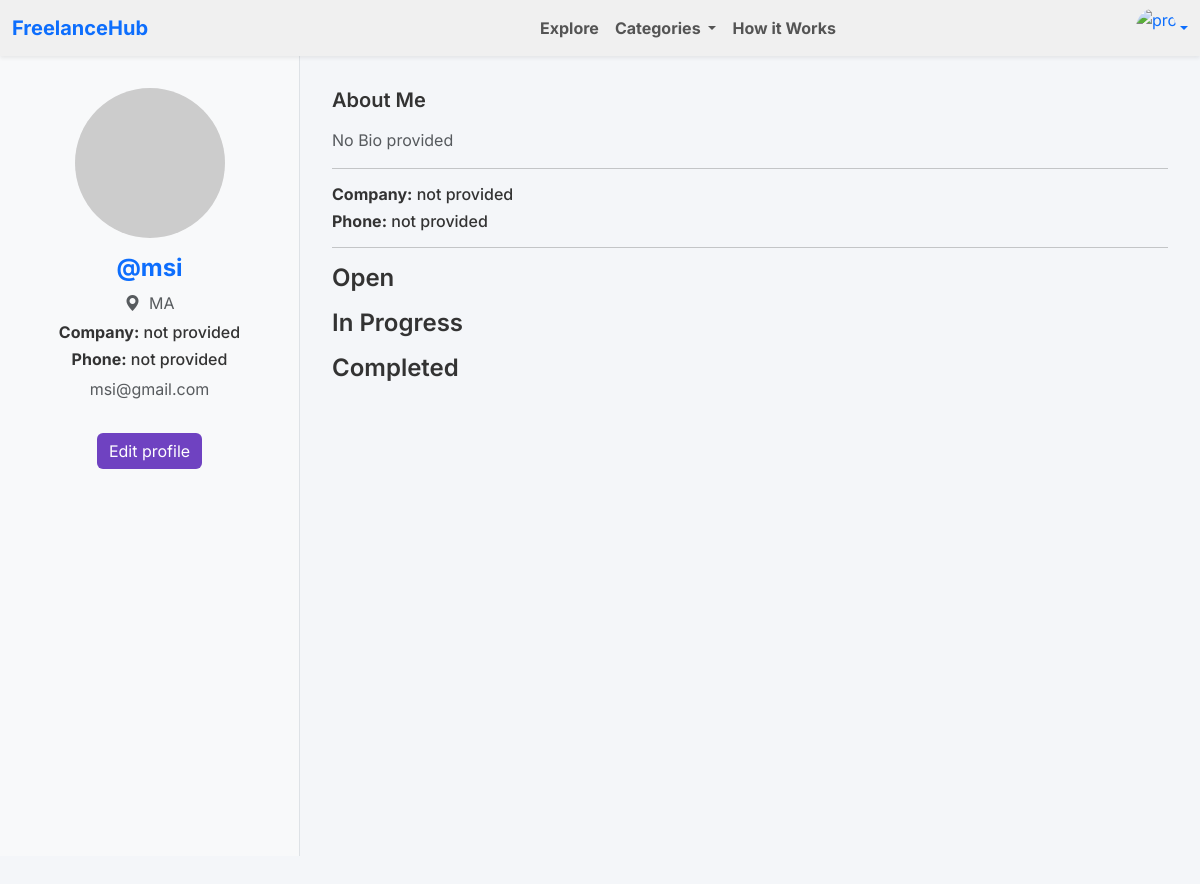
The app's page /client/profile/ (signed in), older data.
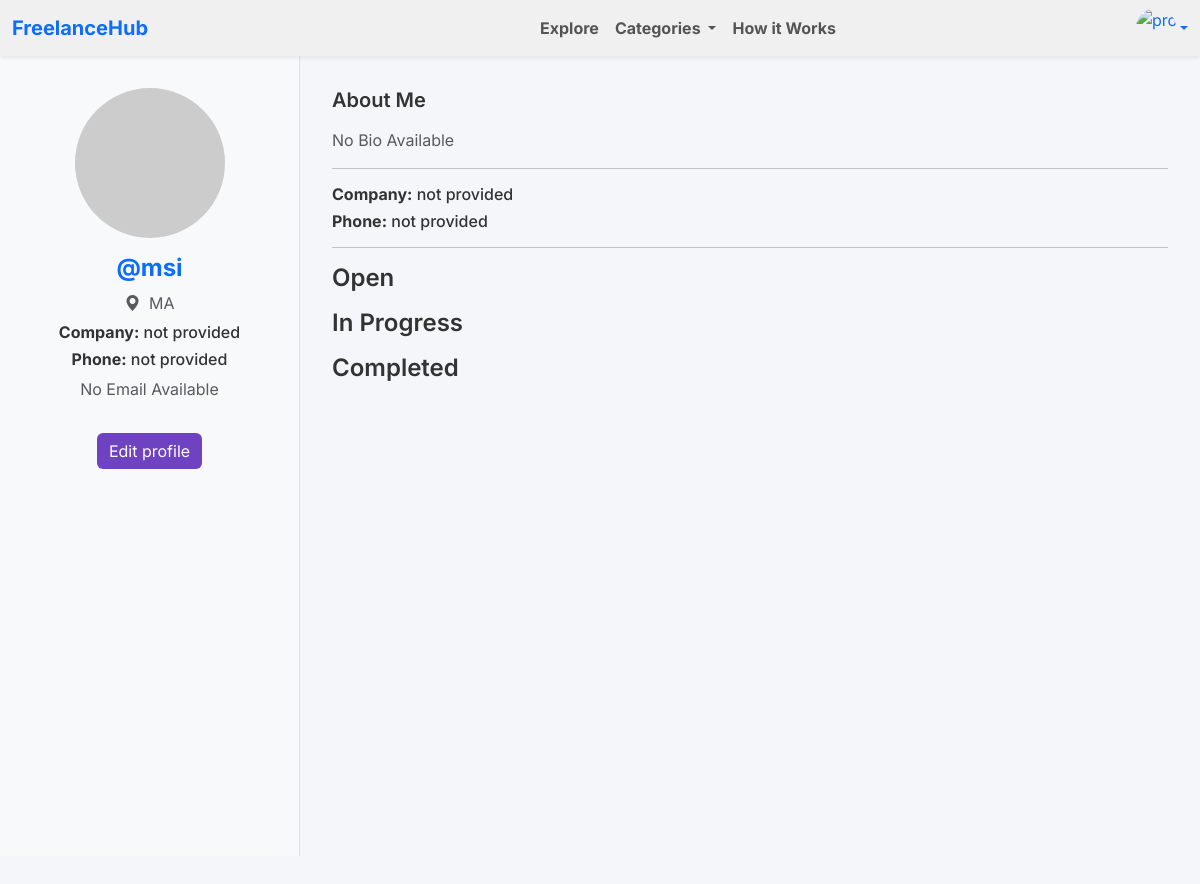
The same page, newer data.
### client/models.py (models this page shows)
class Client(models.Model):
    user = models.OneToOneField(User, on_delete=models.CASCADE)
    pfp = models.ImageField(upload_to='uploads/', default='uploads/default.jpg')
    company_name = models.CharField(max_length=255, default='not provided')
    phone_number = models.CharField(max_length=15, default='not provided')
    country = CountryField(default='MA',blank=True, null=True)
    bio = models.TextField(blank=True, default='No Bio provided')
    email = models.EmailField(blank=True, default='No Email provided', null=True)

### client/views.py (the view)
# urls.py: path('profile/', views.profileC, name='profile'),
@login_required
def profileC(request):
    clientinfo = get_object_or_404(Client, user=request.user)
    mission_open = Mission.objects.filter(client=clientinfo, status='open')
    mission_progress = Mission.objects.filter(client=clientinfo, status='in_progress')
    mission_complete = Mission.objects.filter(client=clientinfo, status='completed')
    return render(request, 'client/profileC.html',
                  {'clientinfo': clientinfo,
                   'mission_open': mission_open, 'mission_complete': mission_complete,
                   'mission_progress': mission_progress})

### client/templates/client/profileC.html (shortened to what this page needs)
{% extends 'main.html' %}
{% block nav %}
    {% include "navbar.html" with logged_in=True %}
{% endblock %}
{% block content %}
    <div class="full-page">
        <div class="left-panel text-center">
            <img src="https://placehold.co/150x150" alt="Profile Image"
                 class="rounded-circle mb-3" style="width: 150px; height: 150px;">
            <h4 class=" fw-bold text-primary">@{{ clientinfo.user.username|default:user.username }}</h4>
            <div class="mb-2 text-muted">
                <i class="bi bi-geo-alt-fill me-1"></i>
                {{ clientinfo.country|default:"Unknown Location" }}
            </div>
            <h6><strong>Company:</strong> {{ clientinfo.company_name }}</h6>
            <h6><strong>Phone:</strong> {{ clientinfo.phone_number }}</h6>
            <p class="text-muted">{{ clientinfo.email }}</p>
            <a class="btn btn-primary mt-3" data-bs-toggle="offcanvas" href="#offcanvasExample" role="button"
               aria-controls="offcanvasExample">
                Edit profile
            </a>
        </div>
        <div class="right-panel">
            <h5 class="mb-3">About Me</h5>
            <p class="text-muted">
                {{ clientinfo.bio|default:"No bio provided." }}
            </p>
            <hr>
            <h6><strong>Company:</strong> {{ clientinfo.company_name }}</h6>
            <h6><strong>Phone:</strong> {{ clientinfo.phone_number }}</h6>
            <hr>
            <h4 class="mb-3">Open</h4>
            <h4 class="mb-3">In Progress</h4>
            <div class="mb-5">
                <h4 class="mb-3">Completed</h4>
            </div>
        </div>
    </div>
{% endblock content %}

### templates/main.html (shortened to what this page needs)
<!DOCTYPE html>
<html lang="en">
<head>
    <link href="https://cdn.jsdelivr.net/npm/bootstrap@5.3.0/dist/css/bootstrap.min.css" rel="stylesheet">
    <link rel="stylesheet" href="https://cdn.jsdelivr.net/npm/bootstrap-icons@1.10.5/font/bootstrap-icons.css">
</head>
<body>
{% block nav %}{% endblock %}
<main>
    {% block content %}{% endblock %}
</main>
</body>
</html>

### templates/navbar.html (shortened to what this page needs)
<nav class="navbar navbar-expand-lg navbar-light bg-light shadow-sm position-sticky top-0" style="z-index: 1030;">
    <div class="container-fluid">
        <a class="navbar-brand fw-bold text-primary" href="{% url 'home' %}">FreelanceHub</a>
        {% if not minimal_nav %}
            <div class="collapse navbar-collapse" id="navbarNavDropdown">
                <div class=" d-flex justify-content-center" style="margin-right: 15rem; margin-left: 23rem">
                    <ul class="navbar-nav">
                        <li class="nav-item">
                            {% if request.user.groups.first.name == 'client' %}
                                <a class="nav-link fw-bold" href="{% url 'client:clientPage' %}">Explore</a>
                            {% else %}
                                <a class="nav-link fw-bold" href="{% url 'freelancer:dashboard' %}">Explore</a>
                            {% endif %}
                        </li>
                        <li class="nav-item dropdown">
                            <a class="nav-link dropdown-toggle fw-bold" href="#" id="categoriesDropdown" role="button"
                               data-bs-toggle="dropdown" aria-expanded="false">
                                Categories
                            </a>
                        </li>
                        <li class="nav-item me-10 ms-10">
                            <a class="nav-link fw-bold" href="#how">How it Works</a>
                        </li>
                    </ul>
                </div>
                <div class="ms-auto d-flex align-items-center">
                    {% if not logged_in %}
                        <ul class="navbar-nav">
                            <li class="nav-item me-3">
                                <a class="nav-link" href="{% url 'client:login' %}">Login</a>
                            </li>
                            <li class="nav-item">
                                <a href="{% url 'client:signup' %}">
                                    <button type="button" class="btn btn-primary">Sign up</button>
                                </a>
                            </li>
                        </ul>
                    {% else %}
                        <div class="dropdown ms-2">
                            <a href="#" role="button"
                               class="d-flex align-items-center text-decoration-none dropdown-toggle"
                               id="profileDropdown" data-bs-toggle="dropdown" aria-expanded="false">
                                <img src="https://img.freepik.com/free-vector/blue-circle-with-white-user_78370-4707.jpg?t=st=1746195048~exp=1746198648~hmac=638e192329dd951229828bde5bb7891db384b1bcd2496af3ce4f18f6b3ba624f&w=740"
                                     alt="profile"
                                     class="rounded-circle"
                                     style="width: 40px; height: 40px; object-fit: cover;">
                            </a>
                        </div>
                    {% endif %}
                </div>
            </div>
        {% endif %}
    </div>
</nav>

### templates/main.html (style rules this page uses)
body { font-family: 'Inter', sans-serif; background-color: #f4f6f9; color: #333; }
.btn-primary { background-color: #6f42c1; border: none; }
.bg-light { background-color: #f0f0f0 !important; color: #555 !important; }
main { padding-bottom: 3rem; }
h1, h2, h3, h4, h5 { font-weight: 600; }
.navbar { background-color: #ffffff; box-shadow: 0 2px 6px rgba(0, 0, 0, 0.05); }

### client/templates/client/profileC.html (style rules this page uses)
html, body { height: 100%; overflow: hidden; margin: 0; padding: 0; }
.full-page { display: flex; height: 100vh; width: 100vw; overflow: hidden; }
.left-panel { width: 300px; background-color: #f8f9fa; padding: 2rem 1rem; border-right: 1px solid #dee2e6; flex-shrink: 0; overflow: hidden; }
.right-panel { flex-grow: 1; padding: 2rem; overflow-y: auto; height: 100vh; }

Row changes from the older to the newer data that the page shows:
changed Client "MA": email "msi@gmail.com" → "No Email Available"; bio "No Bio provided" → "No Bio Available"
